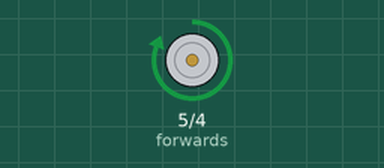
This sketch was run on a simulated Arduino Uno, built with avr-gcc and run on an emulated ATmega328P. Parts: motor-driver pin pairs drawn as motors (green arrow = first pin HIGH = forward, orange = second pin HIGH = backward, longer = more drive).

Above: at 1.2 s.
At 2.62 s:
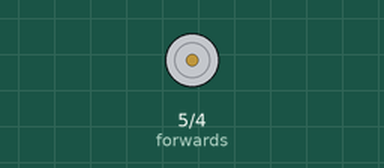
At 4.0 s:
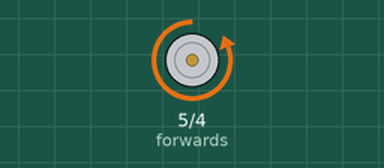
Timing chart, 0 to 7.2 s (numbered marks = the images above):
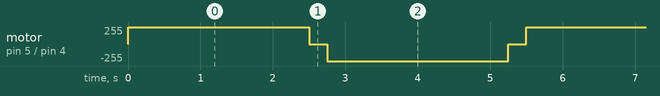

Measured:
- by itself, motor on pin 5 (forwards) / pin 4 (backwards): repeats every 5.5 s: stopped 0.25 s, backward 255/255 2.5 s, stopped 0.25 s, forward 255/255 2.5 s

The sketch:

control-gas.ino
```cpp
void setup() {
  // put your setup code here, to run once:
  // pinMode(8, OUTPUT); // servo
  pinMode(4, OUTPUT); // backwards
  pinMode(5, OUTPUT); // forwards
}

void loop() {
  // put your main code here, to run repeatedly:
  // forwards:
  digitalWrite(5, HIGH);
  digitalWrite(4, LOW);
  delay(2500);
  // pause:
  digitalWrite(5, LOW);
  digitalWrite(4, LOW);
  delay(250);
  // backwards:
  digitalWrite(5, LOW);
  digitalWrite(4, HIGH);
  delay(2500);
  // pause:
  digitalWrite(5, LOW);
  digitalWrite(4, LOW);
  delay(250);
}
```
